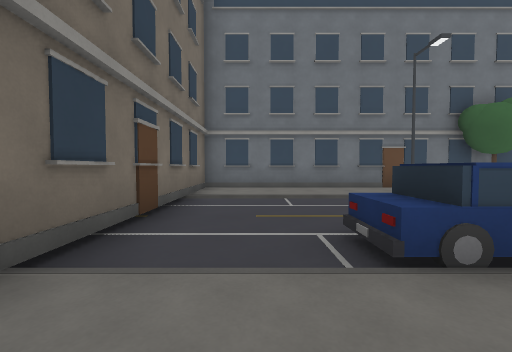
view 1 (above)

17 first-person views from a walk through a 3-D level made in the Godot game engine. The camera is 1.2 m above the floor, tilts 2° down and sees 90° across. The floor is counted in squares, 2 m on a side. Each view is taken from the middle of a square. On the plan, view 1 faces up. The plan holds only what a view shows up to about 9 squares ahead; the rest is blank. The place goes on beyond the plan.

view 2
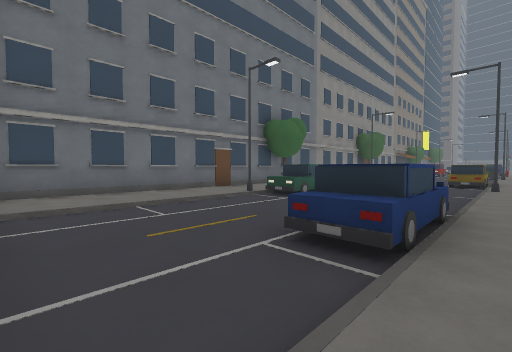

view 3
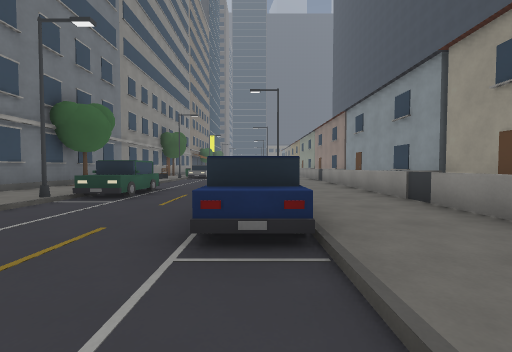

view 4
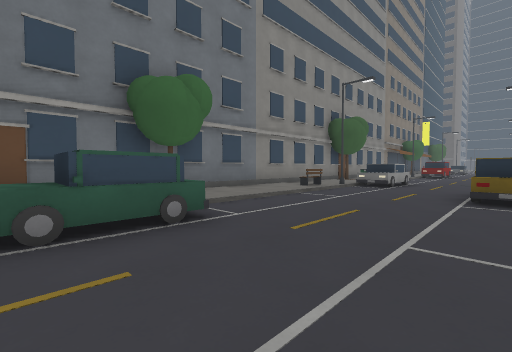

view 5
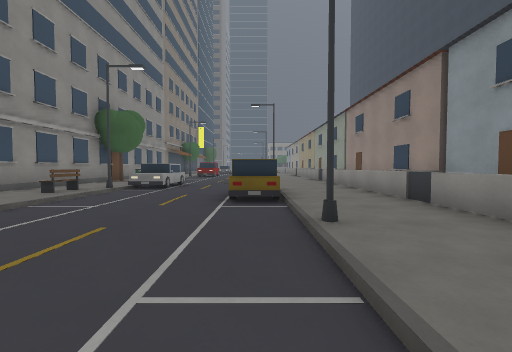

view 6
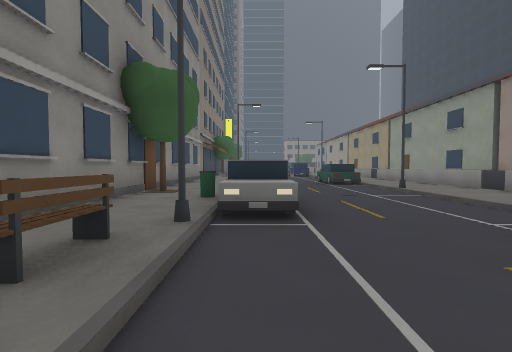

view 7
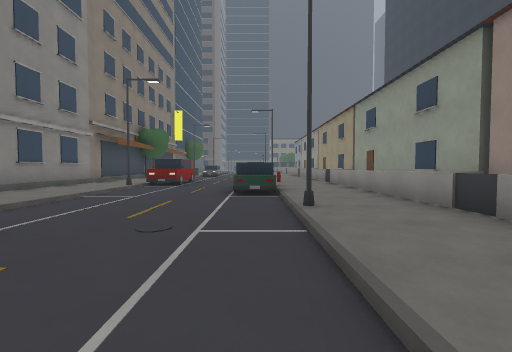

view 8
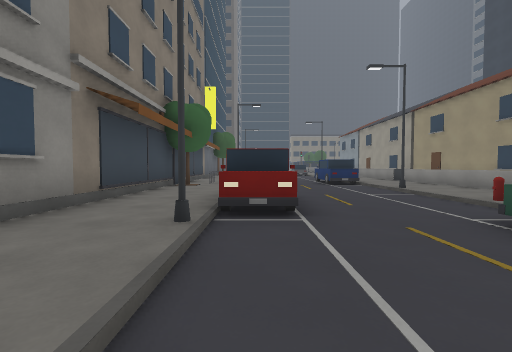

view 9
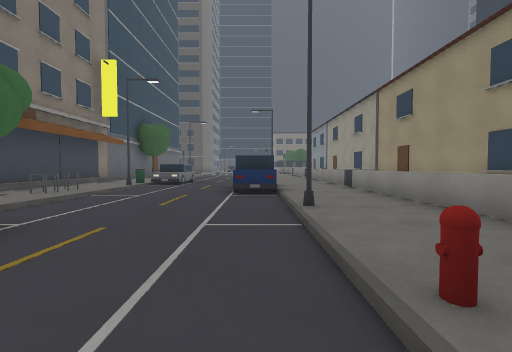

view 10
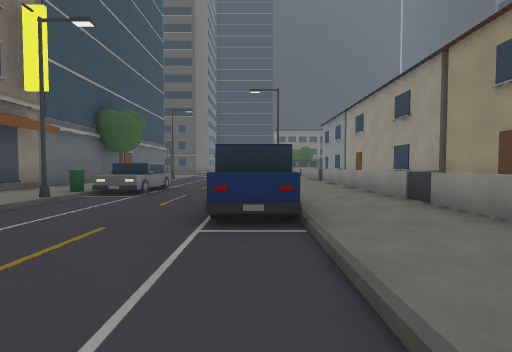

view 11
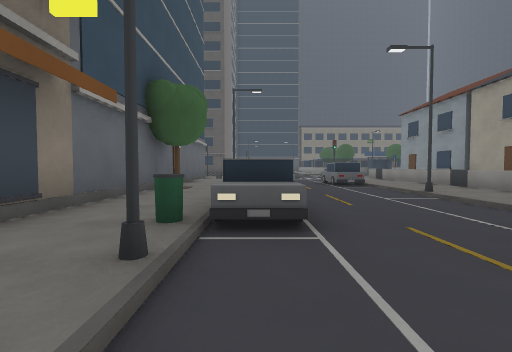

view 12
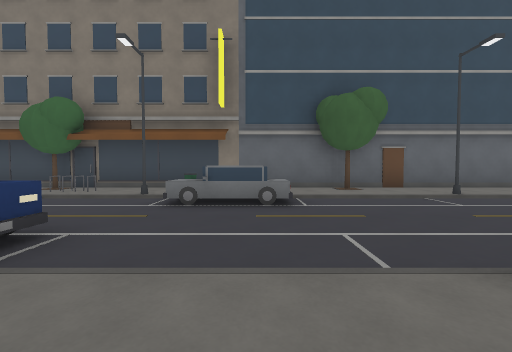

view 13
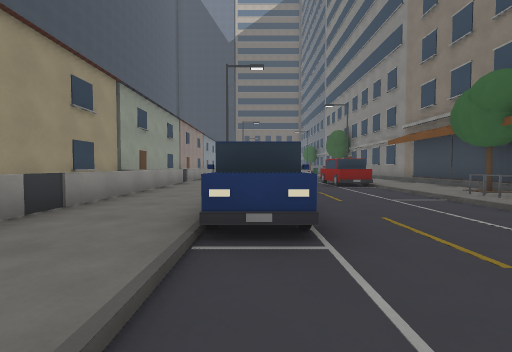

view 14
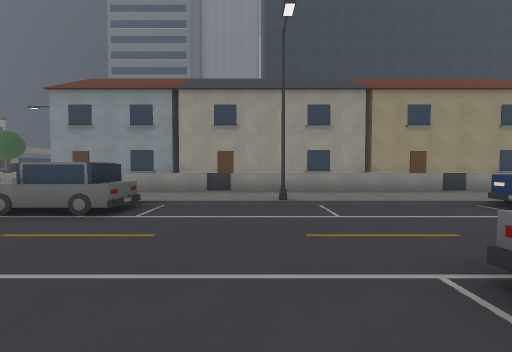

view 15
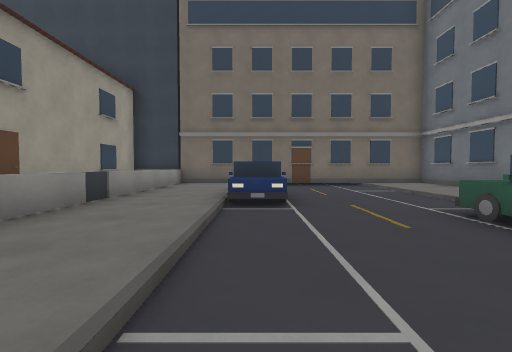

view 16
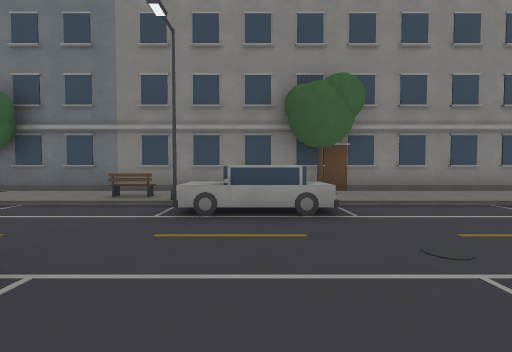

view 17
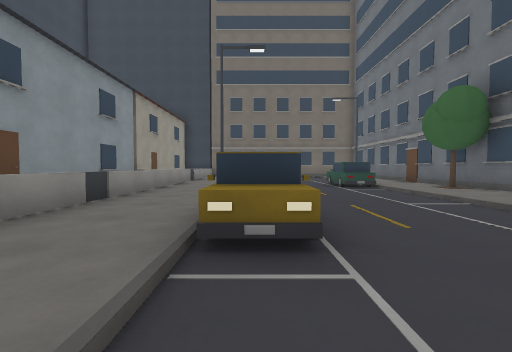

### Floor plan
Points are (right, up) in squares from view 1. A wall is a line through its corners. A room is listed if a view was taken in it or the views show most of it. See-through windows are left out.
Room 1 (views 1, 2, 3, 4, 5, 6, 7, 8, 9, 10, 11, 12, 13, 14, 15, 16, 17)
walls: (35.5, 7.5) (-1.5, 7.5) (-1.5, -2)
low walls: (25.8, 6.1) (25.2, 6.1); (-1.5, -0.5) (35.5, -0.5)
ways out: closed door at (-1, 3.5); closed door at (4, 7); closed door at (15, 7); closed door at (25, 7); closed door at (34, 7)
objects: car (1, 2) to (3, 2); streetlight (3, 6) to (4, 6); car (5, 5); tree (6, 7); streetlight (7, 1) to (8, 1); car (10, 2); bench (10, 6); streetlight (11, 6); car (12, 5) to (14, 5); bin (13, 6); tree (14, 7); streetlight (15, 1) to (16, 1); car (18, 2) to (19, 2); streetlight (19, 6) to (20, 6); car (20, 5) to (22, 5); hydrant (21, 1); streetlight (23, 1) to (24, 1); tree (24, 7); car (26, 2) to (28, 2); bin (28, 6); car (29, 5) to (30, 5); streetlight (31, 1) to (32, 1); tree (32, 7); streetlight (34, 6) to (35, 6); car (35, 2)

Where each view was taken, in squares from view 1:
view 1: 0 up, 0 right, facing up
view 2: 1 up, 1 left, facing up-right
view 3: 2 up, 1 left, facing right
view 4: 2 up, 4 right, facing up-right
view 5: 2 up, 5 right, facing right
view 6: 5 up, 9 right, facing right
view 7: 2 up, 12 right, facing right
view 8: 5 up, 17 right, facing right
view 9: 2 up, 20 right, facing right
view 10: 2 up, 23 right, facing right
view 11: 5 up, 26 right, facing right
view 12: 0 up, 30 right, facing up
view 13: 2 up, 30 right, facing left
view 14: 6 up, 32 right, facing down
view 15: 2 up, 7 right, facing left
view 16: 1 up, 13 right, facing up
view 17: 2 up, 13 right, facing left
